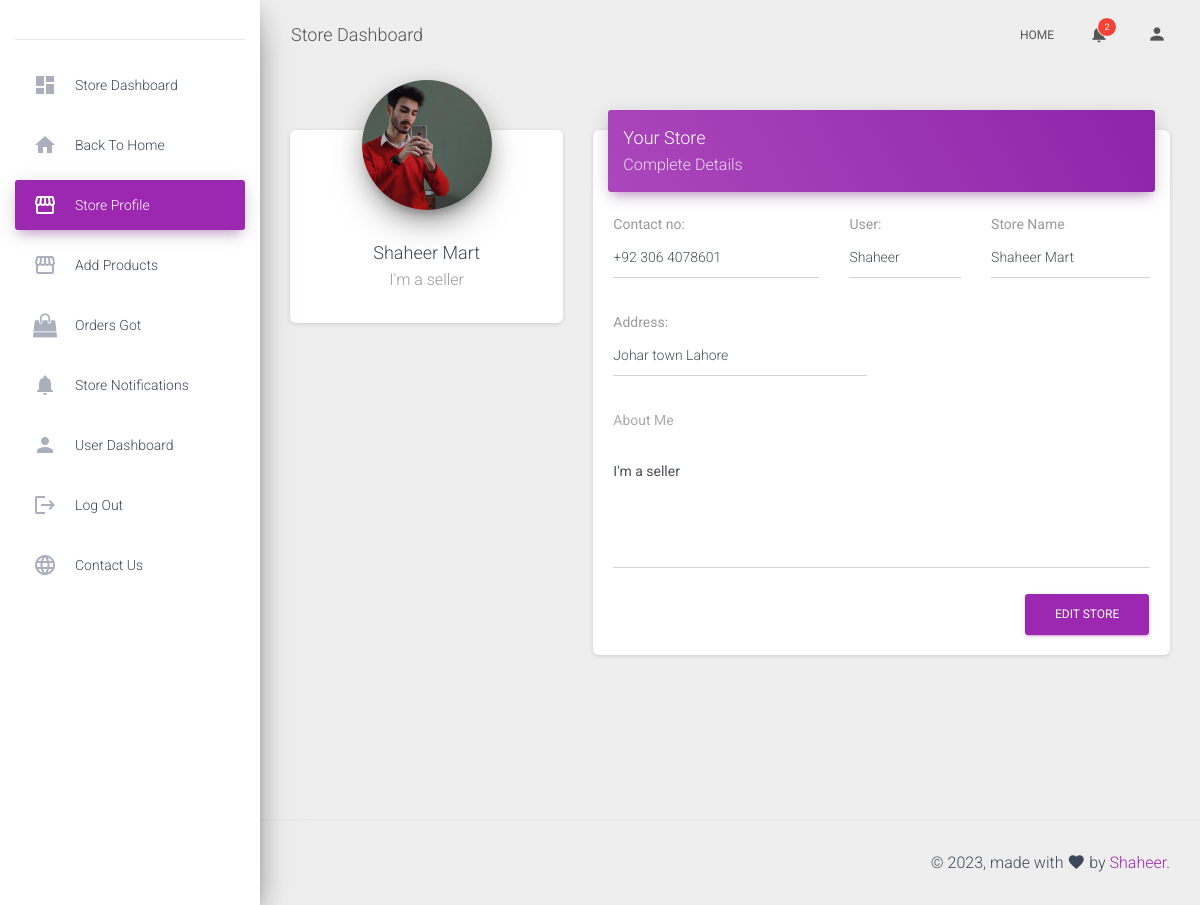
/vendor-profile/ (signed in), run on the app's committed database.
### core/models.py (models this page shows, shortened)
class Vendor(models.Model):
    vid = ShortUUIDField(unique=True, length=10, max_length=30, prefix="ven", alphabet="abcdefgh12345")
    title = models.CharField(max_length=100)
    address = models.CharField(max_length=100, default="123 main street")
    contact = models.CharField(max_length=100, default="+92 312 1234567")
    chat_resp_time = models.CharField(max_length=100, default="100")
    shipping_on_time = models.CharField(max_length=100, default="100")
    authentic_rating = models.CharField(max_length=100, default="100")
    image = models.ImageField(upload_to=user_directory_path)
    description = RichTextUploadingField(null=True, blank=True)
    user = models.OneToOneField(User, on_delete=models.SET_NULL, null=True)
    date = models.DateTimeField(auto_now_add=True, null=True, blank=True)
    avr_rating = models.FloatField(null=True)
    class Meta:
        verbose_name_plural = "Vendors"

### userauths/models.py (models this page shows)
class User(AbstractUser):
    email=models.EmailField(unique=True)
    username=models.CharField(max_length=100)
    bio=models.CharField(max_length=255)
    is_vendor = models.BooleanField(null=True, default=False)
    USERNAME_FIELD = "email"
    REQUIRED_FIELDS = ["username"]
    def __str__(self):
        return self.username

### core/views.py (the view)
# urls.py: path('vendor-profile/',views.vendor_profile,name="vendor-profile"),
@login_required
def vendor_profile(request):
    if not Vendor.objects.filter(user=request.user).exists():
        messages.warning(request, 'Please create your Store!')
        return redirect('create-vendor-profile')
    vendor = Vendor.objects.filter(user=request.user)
    context = {
        "vendor":vendor,
    }
    return render(request, "core/vendor-profile.html", context)

### templates/core/vendor-profile.html (shortened to what this page needs)
{% extends 'core/base3.html' %}
{% block body %} {% load static %}
<div class="content">
  <div class="container-fluid">
    <div class="row">
      <div class="col-md-4">
        <div class="card card-profile">
          <div class="card-avatar">
            {% for v in vendor %}
            {% if v.image %}
            <img class="img" src="{{v.image.url}}" />
            {% else %}
            <img class="img"
              src="https://www.google.com/url?sa=i&url=https%3A%2F%2Fwww.hudl.com%2Fprofile%2F5499830&psig=AOvVaw0TpLHiKIukyCX3VQ16OIei&ust=1683145611167000&source=images&cd=vfe&ved=0CBEQjRxqFwoTCODGy5S81_4CFQAAAAAdAAAAABAE" />
            {% endif %}
          </div>
          <div class="card-body">
            <h4 class="card-title">{{v.title}}</h4>
            <p class="card-description">
              {{v.description}}
            </p>
          </div>
          {% endfor %}
        </div>
      </div>
      <div class="col-md-8">
        <div class="card">
          <div class="card-header card-header-primary">
            <h4 class="card-title">Your Store</h4>
            <p class="card-category">Complete Details</p>
          </div>
          <div class="card-body">
            <form>
              <div class="row">
                <div class="col-md-5">
                  <div class="form-group">
                    {% for v in vendor %}
                    <label class="bmd-label-floating">Contact no:</label>
                    <p type="text" class="form-control">{{v.contact}}</p>
                    {% endfor %}
                  </div>
                </div>
                {% for v in vendor %}
                <div class="col-md-3">
                  <div class="form-group">
                    <label class="bmd-label-floating">User:</label>
                    <p class="form-control">{{v.user}}</p>
                  </div>
                </div>
                <div class="col-md-4">
                  <div class="form-group">
                    <label class="bmd-label-floating">Store Name</label>
                    <p class="form-control">{{v.title}}</p>
                  </div>
                </div>
              </div>
              <div class="row">
                <div class="col-md-6">
                  <div class="form-group">
                    <label class="bmd-label-floating">Address:</label>
                    <p class="form-control">{{v.address}}</p>
                  </div>
                </div>
              </div>
              <div class="row">
                <div class="col-md-12">
                  <div class="form-group">
                    <label>About Me</label>
                    <div class="form-group">
                      <textarea class="form-control" rows="5">{{v.description}}</textarea>
                    </div>
                  </div>
                </div>
              </div>
              {% endfor %}
              <a href="{% url 'update-store' %}" class="btn btn-primary pull-right">
                Edit Store
              </a>
              <div class="clearfix"></div>
            </form>
          </div>
        </div>
      </div>
    </div>
  </div>
</div>
{% endblock body %}

### data on the page
Vendor: image (picture), title "Shaheer Mart", description "I'm a seller", contact "+92 306 4078601", user "Shaheer", address "Johar town Lahore"

### other printed values
{{ unread_ven_noti|length }} "2"
